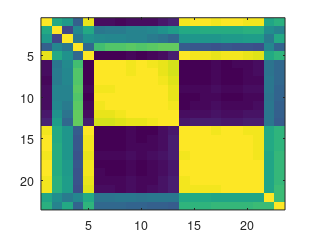

The MATLAB script that drew this image: (Note: this script raises an error after producing the figure.)
%% Factor modelling of assets
%{
Name of QuantLet : SFA_crypto

Published in : Genus_proximum_cryptos

Description : Performes Factor Analysis on a dataset of 23 variables, describing cryptos, 
stocks, FX and commodities.

Keywords : 
cryptocurrency, genus proximum, classiffication, multivariate analysis, factor models

Authors: Daniel Traian Pele, Niels Wesselhoft

Submitted : Thu, 21 March 2019

Datafiles : 'factor_an_static.m', 'stats_static.mat'

*************************************************************;
%}
%% Global Commands

clear;clc;

% specify directoy for the files
directory='D:\PROIECTE\berlin_2018\Final_code';
addpath(genpath(directory))
cd(directory)


%set global commands for font size and line width
size_font=9;
size_line=1.5;
set(0,'DefaultAxesFontSize',size_font,'DefaultTextFontSize',size_font);
set(0,'defaultlinelinewidth',size_line)

% figures
set(0, 'defaultFigurePaperType', 'A4')
set(0, 'defaultFigurePaperUnits', 'centimeters')
set(0, 'defaultFigurePaperPositionMode', 'auto')
figure_wide=[680 678 800 420];

% colors
color_blue=[0 102 204]./255;
color_green=[0 204 102]./255;
color_red=[204 0 0]./255;
color_black=[0 0 0];

% reset rngs before running
rng(1)

%% Data

load stats_static.mat


%% Corr

h=figure();
Rho=corr(stats);
Sigma=cov(stats);
imagesc(Rho);
colormap(coolwarm);
set(gca,'YTick',[1:length(est_labels)],'YTickLabel',est_labels, 'FontSize', 10);
set(gca,'XTick',[1:length(est_labels)],'XTickLabel',est_labels, 'FontSize', 10);
xtickangle(90);
colorbar();
%print(h,'-depsc','-r300','stats_corr') %-depsc


%% Eigenvalues

h=figure();
Eig=eig(Rho);

plot(Eig);

xlim([1 7])
xlabel('Factors')
ylabel('Eigenvalue')

%print(h,'-depsc','-r300','class_vari') %-depsc

%% Factor model

[loadings,F] = factor_an_static(stats);

h=figure();
imagesc(loadings)
colormap(coolwarm)
xlabel('Factor')
ylabel('Loading')
set(gca,'YTick',[1:length(F)],'YTickLabel',est_labels, 'FontSize', 10);
colorbar()
set(gca,'XTick',[1:3])
%print(h,'-depsc','-r300','class_rota') %-depsc

%% plot, correlation of the original variable with the PCs

figure
hold on
xlim([-1.2 1.2])
ylim([-1.2 1.2])
line([-1.2 1.2],[0 0],'Color','k')
line([0 0],[1.2 -1.2],'Color','k')

xlabel('Tail Factor')
ylabel('Moment Factor')
daspect([1,1,1])
plot(exp((-1)^.5*[0:2*pi/360:2*pi]))        % plot unit circle
box on
rgb=[0 0 1];
scatter(loadings(:,1),loadings(:,2), 'Filled');
textfit(loadings(:,1),loadings(:,2),est_labels);
hold off;


figure
hold on
xlim([-1.2 1.2])
ylim([-1.2 1.2])
line([-1.2 1.2],[0 0],'Color','k')
line([0 0],[1.2 -1.2],'Color','k')

xlabel('Tail Factor')
ylabel('Memory Factor')
daspect([1,1,1])
plot(exp((-1)^.5*[0:2*pi/360:2*pi]))        % plot unit circle
box on
rgb=[0 0 1];
scatter(loadings(:,1),loadings(:,3), 'Filled');
textfit(loadings(:,1),loadings(:,3),est_labels);
hold off;

figure
hold on
xlim([-1.2 1.2])
ylim([-1.2 1.2])
line([-1.2 1.2],[0 0],'Color','k')
line([0 0],[1.2 -1.2],'Color','k')

xlabel('Moment Factor')
ylabel('Memory Factor')
daspect([1,1,1])
plot(exp((-1)^.5*[0:2*pi/360:2*pi]))        % plot unit circle
box on
rgb=[0 0 1];
scatter(loadings(:,2),loadings(:,3), 'Filled');
textfit(loadings(:,2),loadings(:,3),est_labels);
hold off;

%% Scores
user_factor=2
for user_factor=[2 3]
color_assets=nan(n_assets,3);
color_crypto=nan(n_assets,3);
[~,index_type_raw]=unique(type_assets,'stable');
index_type=[index_type_raw; n_assets];
n_types=length(index_type(1:end-1));

for i=1:n_assets
    if strcmp(type_assets{i},'Crypto')==1
        color_assets(i,:)=color_green;
        color_crypto(i,:)=color_green;
    elseif strcmp(type_assets{i},'Stock')==1
        color_assets(i,:)=color_black;
        color_crypto(i,:)=color_black;
    elseif strcmp(type_assets{i},'Exchange rate')==1
        color_assets(i,:)=color_blue;
        color_crypto(i,:)=color_black;
    elseif strcmp(type_assets{i},'Commodity')==1
        color_assets(i,:)=color_red;
        color_crypto(i,:)=color_black;
    end
end

h=figure();
scatter(F(:,1),F(:,user_factor),[],color_assets,'filled')
text_delta=0.3;
index_crypto=strcmp(type_assets,'Crypto');
textfit(F(index_crypto,1)+text_delta,F(index_crypto,user_factor),...
    asset_unique(index_crypto));
%if user_factor==2
    %ylim([-2 3.5])
%else
    %ylim([-5 5])
%end
xlabel('Tail Factor')
if user_factor==2
    ylabel('Moment factor')
elseif user_factor==3
    ylabel('Memory Factor')
end

hold on

for i=1:n_types

    if i==1
        user_color=color_green;
    elseif i==2
        user_color=color_black;
    elseif i==3
        user_color=color_blue;
    elseif i==4
        user_color=color_red;
    end
x=[F(index_type(i):index_type(i+1)-1,1),...
    F(index_type(i):index_type(i+1)-1,user_factor)];

grid_add=3;
grid_x=min(x(:,1))-grid_add:0.1:max(x(:,1)+grid_add);
grid_y=min(x(:,2))-grid_add:0.05:max(x(:,2)+grid_add);
[x1_raw,x2_raw] = meshgrid(grid_x, grid_y);
x1 = x1_raw(:);
x2 = x2_raw(:);
xi=[x1,x2];
fd=ksdensity(x,xi,'PlotFcn','contour');

user_level=0.015;
[C,~]=contour(grid_x,grid_y,reshape(fd,length(grid_y),length(grid_x)),[user_level,user_level],...
    'color',user_color,'linewidth',1.5);
end

%print(h,'-depsc','-r300','['class_scat1' mat2str(user_factor)]) %-depsc

hold off
end

%% 3d

scatter3(F(:,1),F(:,2),F(:,3),[],color_assets,'filled')

%% Logistic Regression

type_crypto=strcmp(type_assets,'Crypto');
type_crypto_mod=type_crypto+1;
for i=1
    [est_reg_para,est_reg_dev,est_reg_stats]=mnrfit(F,type_crypto_mod);
end

%% Linear Classification

h=figure();
user_factor=2;
scatter(F(:,1),F(:,user_factor),[],color_crypto,'filled'); hold on;

% Linear discriminant analysis
lda = fitcdiscr(F(:,[1 user_factor]),type_crypto);
K = lda.Coeffs(1,2).Const;
L = lda.Coeffs(1,2).Linear;

F_min=min(F(:,2))-2;
f = @(x1,x2) K + L(1)*x1 + L(2)*x2;
z=ezplot(f,[min(F(:,1)) max(F(:,1)) F_min max(F(:,2))]);
set(z,'color',color_red,'linewidth',2)

% Stats for LDA
ldaClass = resubPredict(lda);

bad = ldaClass~=type_crypto;
plot(F(bad,1), F(bad,2), 'rx'); 
%y_lim=[-2 4];
%ylim(y_lim);
title '';
xlabel('Tail Factor');ylabel('Moment Factor');
hold off;

%print(h,'-depsc','-r300','class_lin') %-depsc

%% Quadratic Classification

h=figure();
scatter(F(:,1),F(:,user_factor),[],color_crypto,'filled'); hold on;

% Linear discriminant analysis
lda = fitcdiscr(F(:,[1 user_factor]),type_crypto,'DiscrimType','quadratic');
K = lda.Coeffs(1,2).Const;
L = lda.Coeffs(1,2).Linear;
Q = lda.Coeffs(1,2).Quadratic;

f = @(x1,x2) K + L(1)*x1 + L(2)*x2 + Q(1,1)*x1.^2 + ...
    (Q(1,2)+Q(2,1))*x1.*x2 + Q(2,2)*x2.^2;
z = ezplot(f,[min(F(:,1)) max(F(:,1)) F_min max(F(:,2))]);
set(z,'color',color_red,'linewidth',2)


% Stats for LDA
ldaClass = resubPredict(lda);

bad = ldaClass~=type_crypto;
plot(F(bad,1), F(bad,2), 'rx');
xlabel('Tail Factor');ylabel('Moment Factor');
%ylim([y_lim]);
title '';
hold off;
%print(h,'-depsc','-r300','class_quadr') %-depsc


%% SVM

% train
cl = fitcsvm(F(:,1:2),type_crypto,'KernelFunction','rbf',...
    'BoxConstraint',Inf,'ClassNames',[0,1]);

% Predict scores over the grid
d = 0.02;
[x1Grid,x2Grid] = meshgrid(min(F(:,1)):d:max(F(:,1)),...
    F_min:d:max(F(:,2)));
xGrid = [x1Grid(:),x2Grid(:)];
[~,scores] = predict(cl,xGrid);

h=figure();
z(1:2) = scatter(F(:,1),F(:,user_factor),[],color_crypto,'filled');
hold on
%z(3) = plot(F(cl.IsSupportVector,1),F(cl.IsSupportVector,2),'ko');
contour(x1Grid,x2Grid,reshape(scores(:,2),size(x1Grid)),[0 0],'color',color_red,'linewidth',2);
%ylim([y_lim]);
title('');
xlabel('Tail Factor');ylabel('Moment Factor');
hold off
%print(h,'-depsc','-r300','class_svm') %-depsc
SVM = fitcsvm(F(:,1:2),type_crypto,'KernelFunction','rbf',...
    'BoxConstraint',Inf,'ClassNames',[0,1]);
SVMM = fitPosterior(SVM);
